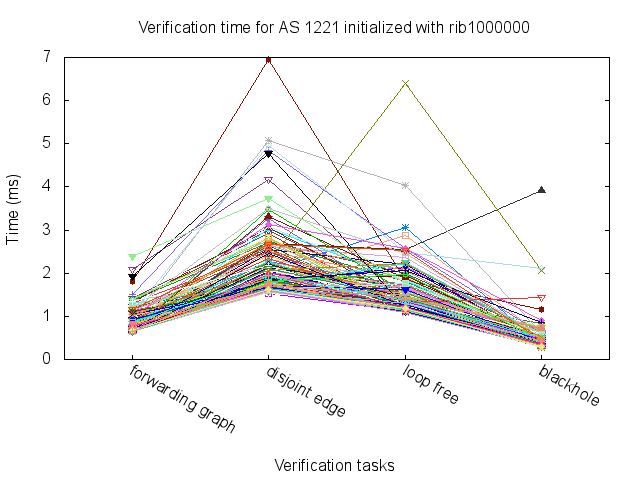

Write gnuplot code to recreate this figure.
# gnuplot script
reset

set terminal png
set output './dat/verify_rib1000000.png'
set title "Verification time for AS 1221 initialized with rib1000000"

set xrange [ -0.5 : 3.5]
set xtics border in scale 1,0.5 nomirror rotate by -30  offset character 0, 0, 0 autojustify
set key autotitle columnhead
set xlabel "Verification tasks"
set ylabel "Time (ms)"
set style line 1 lc rgb '#0060ad' lt 1 lw 2 pt 7 ps .5   # --- blue
set style line 2 lc rgb '#dd181f' lt 1 lw 2 pt 5 ps .5   # --- red

plot "./dat/verify_rib1000000.dat" using 2:xtic(1) index 1 with linespoints notitle, \
''		using 2 index 2 with linespoints notitle, \
''		using 2 index 3 with linespoints notitle, \
''		using 2 index 4 with linespoints notitle, \
''		using 2 index 5 with linespoints notitle, \
''		using 2 index 6 with linespoints notitle, \
''		using 2 index 7 with linespoints notitle, \
''		using 2 index 8 with linespoints notitle, \
''		using 2 index 9 with linespoints notitle, \
''		using 2 index 10 with linespoints notitle, \
''		using 2 index 11 with linespoints notitle, \
''		using 2 index 12 with linespoints notitle, \
''		using 2 index 13 with linespoints notitle, \
''		using 2 index 14 with linespoints notitle, \
''		using 2 index 15 with linespoints notitle, \
''		using 2 index 16 with linespoints notitle, \
''		using 2 index 17 with linespoints notitle, \
''		using 2 index 18 with linespoints notitle, \
''		using 2 index 19 with linespoints notitle, \
''		using 2 index 20 with linespoints notitle, \
''		using 2 index 21 with linespoints notitle, \
''		using 2 index 22 with linespoints notitle, \
''		using 2 index 23 with linespoints notitle, \
''		using 2 index 24 with linespoints notitle, \
''		using 2 index 25 with linespoints notitle, \
''		using 2 index 26 with linespoints notitle, \
''		using 2 index 27 with linespoints notitle, \
''		using 2 index 28 with linespoints notitle, \
''		using 2 index 29 with linespoints notitle, \
''		using 2 index 30 with linespoints notitle, \
''		using 2 index 31 with linespoints notitle, \
''		using 2 index 32 with linespoints notitle, \
''		using 2 index 33 with linespoints notitle, \
''		using 2 index 34 with linespoints notitle, \
''		using 2 index 35 with linespoints notitle, \
''		using 2 index 36 with linespoints notitle, \
''		using 2 index 37 with linespoints notitle, \
''		using 2 index 38 with linespoints notitle, \
''		using 2 index 39 with linespoints notitle, \
''		using 2 index 40 with linespoints notitle, \
''		using 2 index 41 with linespoints notitle, \
''		using 2 index 42 with linespoints notitle, \
''		using 2 index 43 with linespoints notitle, \
''		using 2 index 44 with linespoints notitle, \
''		using 2 index 45 with linespoints notitle, \
''		using 2 index 46 with linespoints notitle, \
''		using 2 index 47 with linespoints notitle, \
''		using 2 index 48 with linespoints notitle, \
''		using 2 index 49 with linespoints notitle, \
''		using 2 index 50 with linespoints notitle, \
''		using 2 index 51 with linespoints notitle, \
''		using 2 index 52 with linespoints notitle, \
''		using 2 index 53 with linespoints notitle, \
''		using 2 index 54 with linespoints notitle, \
''		using 2 index 55 with linespoints notitle, \
''		using 2 index 56 with linespoints notitle, \
''		using 2 index 57 with linespoints notitle, \
''		using 2 index 58 with linespoints notitle, \
''		using 2 index 59 with linespoints notitle, \
''		using 2 index 60 with linespoints notitle, \
''		using 2 index 61 with linespoints notitle, \
''		using 2 index 62 with linespoints notitle, \
''		using 2 index 63 with linespoints notitle, \
''		using 2 index 64 with linespoints notitle, \
''		using 2 index 65 with linespoints notitle, \
''		using 2 index 66 with linespoints notitle, \
''		using 2 index 67 with linespoints notitle, \
''		using 2 index 68 with linespoints notitle, \
''		using 2 index 69 with linespoints notitle, \
''		using 2 index 70 with linespoints notitle, \
''		using 2 index 71 with linespoints notitle, \
''		using 2 index 72 with linespoints notitle, \
''		using 2 index 73 with linespoints notitle, \
''		using 2 index 74 with linespoints notitle, \
''		using 2 index 75 with linespoints notitle, \
''		using 2 index 76 with linespoints notitle, \
''		using 2 index 77 with linespoints notitle, \
''		using 2 index 78 with linespoints notitle, \
''		using 2 index 79 with linespoints notitle, \
''		using 2 index 80 with linespoints notitle, \
''		using 2 index 81 with linespoints notitle, \
''		using 2 index 82 with linespoints notitle, \
''		using 2 index 83 with linespoints notitle, \
''		using 2 index 84 with linespoints notitle, \
''		using 2 index 85 with linespoints notitle, \
''		using 2 index 86 with linespoints notitle, \
''		using 2 index 87 with linespoints notitle, \
''		using 2 index 88 with linespoints notitle, \
''		using 2 index 89 with linespoints notitle, \
''		using 2 index 90 with linespoints notitle, \
''		using 2 index 91 with linespoints notitle, \
''		using 2 index 92 with linespoints notitle, \
''		using 2 index 93 with linespoints notitle, \
''		using 2 index 94 with linespoints notitle, \
''		using 2 index 95 with linespoints notitle, \
''		using 2 index 96 with linespoints notitle, \
''		using 2 index 97 with linespoints notitle, \
''		using 2 index 98 with linespoints notitle, \
''		using 2 index 99 with linespoints notitle, \
''		using 2 index 100 with linespoints notitle, \
''		using 2 index 101 with linespoints notitle, \
''		using 2 index 102 with linespoints notitle, \
''		using 2 index 103 with linespoints notitle, \
''		using 2 index 104 with linespoints notitle, \
''		using 2 index 105 with linespoints notitle, \
''		using 2 index 106 with linespoints notitle, \
''		using 2 index 107 with linespoints notitle, \
''		using 2 index 108 with linespoints notitle, \
''		using 2 index 109 with linespoints notitle, \
''		using 2 index 110 with linespoints notitle, \
''		using 2 index 111 with linespoints notitle, \
''		using 2 index 112 with linespoints notitle, \
''		using 2 index 113 with linespoints notitle, \
''		using 2 index 114 with linespoints notitle, \
''		using 2 index 115 with linespoints notitle, \
''		using 2 index 116 with linespoints notitle, \
''		using 2 index 117 with linespoints notitle, \
''		using 2 index 118 with linespoints notitle, \
''		using 2 index 119 with linespoints notitle, \
''		using 2 index 120 with linespoints notitle, \
''		using 2 index 121 with linespoints notitle, \
''		using 2 index 122 with linespoints notitle, \
''		using 2 index 123 with linespoints notitle, \
''		using 2 index 124 with linespoints notitle, \
''		using 2 index 125 with linespoints notitle, \
''		using 2 index 126 with linespoints notitle, \
''		using 2 index 127 with linespoints notitle, \
''		using 2 index 128 with linespoints notitle, \
''		using 2 index 129 with linespoints notitle, \
''		using 2 index 130 with linespoints notitle, \
''		using 2 index 131 with linespoints notitle, \
''		using 2 index 132 with linespoints notitle, \
''		using 2 index 133 with linespoints notitle, \
''		using 2 index 134 with linespoints notitle, \
''		using 2 index 135 with linespoints notitle, \
''		using 2 index 136 with linespoints notitle, \
''		using 2 index 137 with linespoints notitle, \
''		using 2 index 138 with linespoints notitle, \
''		using 2 index 139 with linespoints notitle, \
''		using 2 index 140 with linespoints notitle, \
''		using 2 index 141 with linespoints notitle, \
''		using 2 index 142 with linespoints notitle, \
''		using 2 index 143 with linespoints notitle, \
''		using 2 index 144 with linespoints notitle, \
''		using 2 index 145 with linespoints notitle, \
''		using 2 index 146 with linespoints notitle, \
''		using 2 index 147 with linespoints notitle, \
''		using 2 index 148 with linespoints notitle, \
''		using 2 index 149 with linespoints notitle, \
''		using 2 index 150 with linespoints notitle, \
''		using 2 index 151 with linespoints notitle, \
''		using 2 index 152 with linespoints notitle, \
''		using 2 index 153 with linespoints notitle, \
''		using 2 index 154 with linespoints notitle, \
''		using 2 index 155 with linespoints notitle, \
''		using 2 index 156 with linespoints notitle, \
''		using 2 index 157 with linespoints notitle, \
''		using 2 index 158 with linespoints notitle, \
''		using 2 index 159 with linespoints notitle, \
''		using 2 index 160 with linespoints notitle, \
''		using 2 index 161 with linespoints notitle, \
''		using 2 index 162 with linespoints notitle, \
''		using 2 index 163 with linespoints notitle, \
''		using 2 index 164 with linespoints notitle, \
''		using 2 index 165 with linespoints notitle, \
''		using 2 index 166 with linespoints notitle, \
''		using 2 index 167 with linespoints notitle, \
''		using 2 index 168 with linespoints notitle, \
''		using 2 index 169 with linespoints notitle, \
''		using 2 index 170 with linespoints notitle, \
''		using 2 index 171 with linespoints notitle, \
''		using 2 index 172 with linespoints notitle, \
''		using 2 index 173 with linespoints notitle, \
''		using 2 index 174 with linespoints notitle, \
''		using 2 index 175 with linespoints notitle, \
''		using 2 index 176 with linespoints notitle, \
''		using 2 index 177 with linespoints notitle, \
''		using 2 index 178 with linespoints notitle, \
''		using 2 index 179 with linespoints notitle, \
''		using 2 index 180 with linespoints notitle, \
''		using 2 index 181 with linespoints notitle, \
''		using 2 index 182 with linespoints notitle, \
''		using 2 index 183 with linespoints notitle, \
''		using 2 index 184 with linespoints notitle, \
''		using 2 index 185 with linespoints notitle, \
''		using 2 index 186 with linespoints notitle, \
''		using 2 index 187 with linespoints notitle, \
''		using 2 index 188 with linespoints notitle, \
''		using 2 index 189 with linespoints notitle, \
''		using 2 index 190 with linespoints notitle, \
''		using 2 index 191 with linespoints notitle, \
''		using 2 index 192 with linespoints notitle, \
''		using 2 index 193 with linespoints notitle, \
''		using 2 index 194 with linespoints notitle, \
''		using 2 index 195 with linespoints notitle, \
''		using 2 index 196 with linespoints notitle, \
''		using 2 index 197 with linespoints notitle, \
''		using 2 index 198 with linespoints notitle, \
''		using 2 index 199 with linespoints notitle, \
''		using 2 index 200 with linespoints notitle, \
''		using 2 index 201 with linespoints notitle, \
''		using 2 index 202 with linespoints notitle, \
''		using 2 index 203 with linespoints notitle, \
''		using 2 index 204 with linespoints notitle, \
''		using 2 index 205 with linespoints notitle, \
''		using 2 index 206 with linespoints notitle, \
''		using 2 index 207 with linespoints notitle, \
''		using 2 index 208 with linespoints notitle, \
''		using 2 index 209 with linespoints notitle, \
''		using 2 index 210 with linespoints notitle, \
''		using 2 index 211 with linespoints notitle, \
''		using 2 index 212 with linespoints notitle, \
''		using 2 index 213 with linespoints notitle, \
''		using 2 index 214 with linespoints notitle, \
''		using 2 index 215 with linespoints notitle, \
''		using 2 index 216 with linespoints notitle, \
''		using 2 index 217 with linespoints notitle, \
''		using 2 index 218 with linespoints notitle, \
''		using 2 index 219 with linespoints notitle, \
''		using 2 index 220 with linespoints notitle, \
''		using 2 index 221 with linespoints notitle, \
''		using 2 index 222 with linespoints notitle, \
''		using 2 index 223 with linespoints notitle, \
''		using 2 index 224 with linespoints notitle, \
''		using 2 index 225 with linespoints notitle, \
''		using 2 index 226 with linespoints notitle, \
''		using 2 index 227 with linespoints notitle, \
''		using 2 index 228 with linespoints notitle, \
''		using 2 index 229 with linespoints notitle, \
''		using 2 index 230 with linespoints notitle, \
''		using 2 index 231 with linespoints notitle, \
''		using 2 index 232 with linespoints notitle, \
''		using 2 index 233 with linespoints notitle, \
''		using 2 index 234 with linespoints notitle, \
''		using 2 index 235 with linespoints notitle, \
''		using 2 index 236 with linespoints notitle, \
''		using 2 index 237 with linespoints notitle, \
''		using 2 index 238 with linespoints notitle, \
''		using 2 index 239 with linespoints notitle, \
''		using 2 index 240 with linespoints notitle, \
''		using 2 index 241 with linespoints notitle, \
''		using 2 index 242 with linespoints notitle, \
''		using 2 index 243 with linespoints notitle, \
''		using 2 index 244 with linespoints notitle, \
''		using 2 index 245 with linespoints notitle, \
''		using 2 index 246 with linespoints notitle, \
''		using 2 index 247 with linespoints notitle, \
''		using 2 index 248 with linespoints notitle, \
''		using 2 index 249 with linespoints notitle